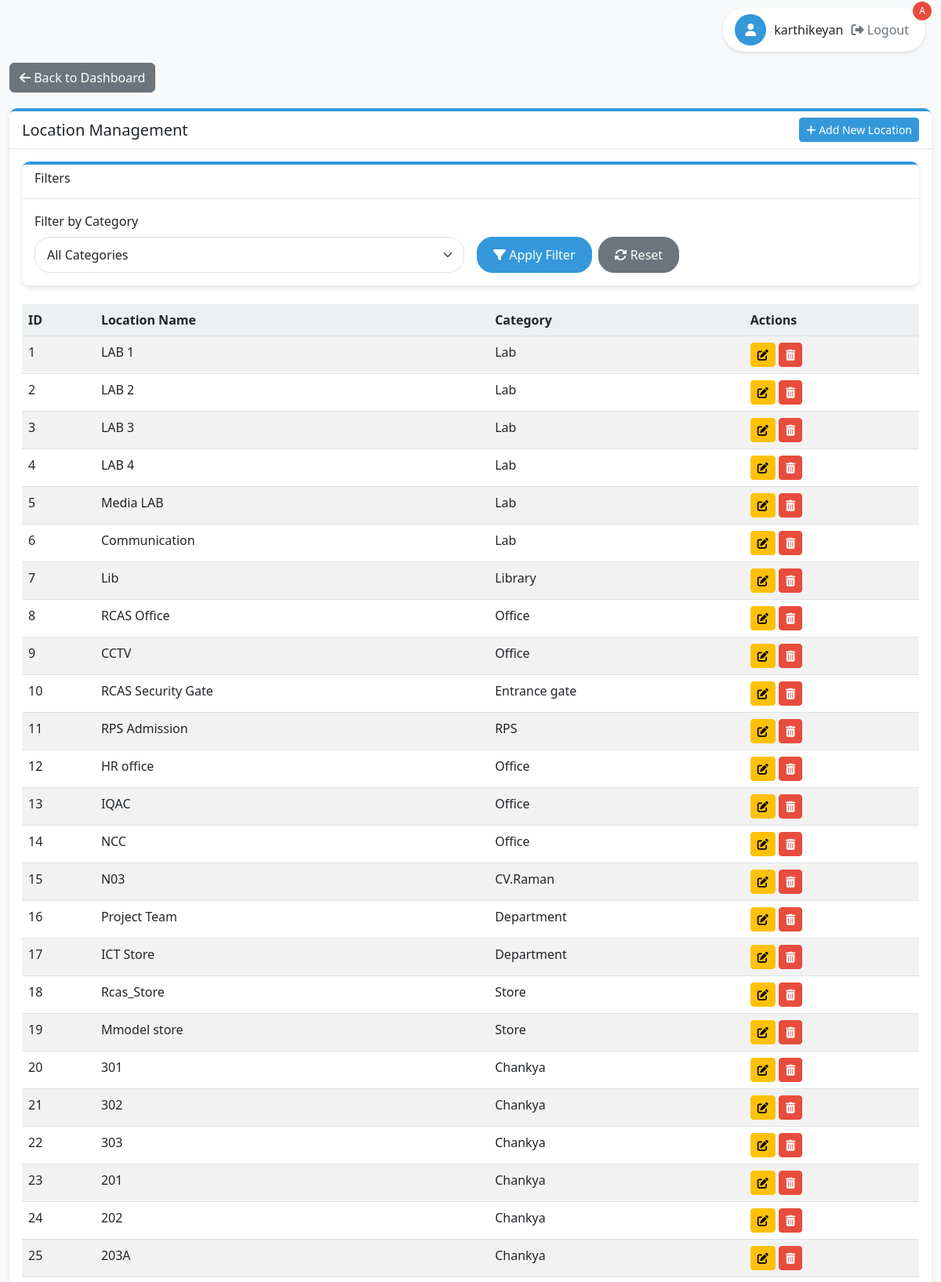
The app's page /manage_loc.php (signed in, upper part) with its own data.
### tables this page shows
CREATE TABLE `employee` (
  `emp_id` int(11) NOT NULL,
  `emp_code` varchar(20) DEFAULT NULL,
  `emp_name` varchar(100) DEFAULT NULL,
  `email` varchar(100) DEFAULT NULL,
  `password` varchar(255) DEFAULT NULL,
  `designation` enum('Lead','Sr SA','SA','IT_Admin','Lab_incharge','HOD','FI','User') DEFAULT NULL,
  `department` varchar(100) DEFAULT NULL,
  `status` enum('Active','Inactive') DEFAULT 'Active'
);

CREATE TABLE `location` (
  `location_id` int(11) NOT NULL,
  `location_name` varchar(100) DEFAULT NULL,
  `category_id` int(11) DEFAULT NULL
);

CREATE TABLE `asset_category` (
  `category_id` int(11) NOT NULL,
  `category_name` varchar(75) DEFAULT NULL
);

### manage_loc.php (the view, shortened to what this page needs)
<?php
require_once 'config.php';
$currentUserName = "User";
$user_designation = null;
$user_id = $_SESSION['user_id'];
$query = "SELECT emp_name, designation FROM employee WHERE emp_id = ?";
if ($stmt = $conn->prepare($query)) {
    $stmt->bind_param("i", $user_id);
    $stmt->execute();
    $result = $stmt->get_result();
    if ($result->num_rows > 0) {
        $user = $result->fetch_assoc();
        $currentUserName = $user['emp_name'];
        $user_designation = $user['designation'];
    }
}
$is_admin = in_array($user_designation, ['Lead', 'Sr SA', 'IT_Admin']);
$query = "
    SELECT l.*, c.category_name
    FROM location l
    LEFT JOIN asset_category c ON l.category_id = c.category_id
    ORDER BY l.location_id
";
$result = $conn->query($query);
$locations = [];
if ($result) {
    $locations = $result->fetch_all(MYSQLI_ASSOC);
}
?>
<!DOCTYPE html>
<html lang="en">
<head>
    <link href="https://cdn.jsdelivr.net/npm/bootstrap@5.3.0/dist/css/bootstrap.min.css" rel="stylesheet">
    <link rel="stylesheet" href="https://cdnjs.cloudflare.com/ajax/libs/font-awesome/6.4.0/css/all.min.css">
</head>
<body>
    <div class="user-info">
        <div class="user-icon">
            <i class="fas fa-user"></i>
            <?php if ($is_admin): ?>
                <span class="admin-badge">A</span>
            <?php endif; ?>
        </div>
        <div>
            <span><?php echo htmlspecialchars($currentUserName); ?></span>
            <form action="logout.php" method="post" style="display: inline;">
                <button type="submit" class="logout-btn">
                    <i class="fas fa-sign-out-alt"></i> Logout
                </button>
            </form>
        </div>
    </div>
    <div class="container">
        <div class="back-btn-container">
            <a href="dashboard.php" class="btn btn-secondary">
                <i class="fas fa-arrow-left"></i> Back to Dashboard
            </a>
        </div>
        <div class="card mb-4">
            <div class="card-header d-flex justify-content-between align-items-center">
                <h5 class="mb-0">Location Management</h5>
                <?php if ($is_admin): ?>
                    <a href="add_loc.php" class="btn btn-primary btn-sm">
                        <i class="fas fa-plus"></i> Add New Location
                    </a>
                <?php endif; ?>
            </div>
            <div class="card-body">
                <div class="card mb-4">
                    <div class="card-header">
                        <h6>Filters</h6>
                    </div>
                    <div class="card-body">
                        <form method="get" class="row g-3 filter-form">
                            <div class="col-md-6">
                                <label for="category_filter" class="form-label">Filter by Category</label>
                                <select class="form-select" id="category_filter" name="category_id">
                                    <option value="">All Categories</option>
                                </select>
                            </div>
                            <div class="col-md-6 d-flex align-items-end">
                                <button type="submit" class="btn btn-primary me-2">
                                    <i class="fas fa-filter"></i> Apply Filter
                                </button>
                                <a href="manage_loc.php" class="btn btn-secondary">
                                    <i class="fas fa-sync-alt"></i> Reset
                                </a>
                            </div>
                        </form>
                    </div>
                </div>
                <div class="table-responsive">
                    <table class="table table-striped table-hover">
                        <thead>
                            <tr>
                                <th>ID</th>
                                <th>Location Name</th>
                                <th>Category</th>
                                <th>Actions</th>
                            </tr>
                        </thead>
                        <tbody>
                            <?php foreach ($locations as $location): ?>
                                <tr>
                                    <td><?php echo htmlspecialchars($location['location_id']); ?></td>
                                    <td><?php echo htmlspecialchars($location['location_name']); ?></td>
                                    <td><?php echo htmlspecialchars($location['category_name'] ?? 'Uncategorized'); ?></td>
                                    <td class="action-btns">
                                        <?php if ($is_admin): ?>
                                            <a href="edit_loc.php?id=<?php echo $location['location_id']; ?>" class="btn btn-warning btn-sm" title="Edit">
                                                <i class="fas fa-edit"></i>
                                            </a>
                                            <a href="del_loc.php?id=<?php echo $location['location_id']; ?>"
                                               class="btn btn-danger btn-sm"
                                               title="Delete"
                                               onclick="return confirm('Are you sure you want to delete this location?')">
                                                <i class="fas fa-trash-alt"></i>
                                            </a>
                                        <?php endif; ?>
                                    </td>
                                </tr>
                            <?php endforeach; ?>
                        </tbody>
                    </table>
                </div>
            </div>
        </div>
    </div>
</body>
</html>

### manage_loc.php (style rules this page uses)
:root { --primary-color: #3498db; --secondary-color: #2980b9; --accent-color: #e74c3c; --light-color: #ecf0f1; --dark-color: #2c3e50; }
body { background-color: #f8f9fa; font-family: 'Segoe UI', Tahoma, Geneva, Verdana, sans-serif; padding-top: 60px; }
.container { max-width: 1200px; margin-top: 20px; }
.card { border-radius: 10px; box-shadow: 0 4px 6px rgba(0,0,0,0.1); border: none; border-top: 4px solid var(--primary-color); }
.card-header { background-color: white; border-bottom: 1px solid rgba(0,0,0,0.1); font-weight: 600; }
.table th { background-color: var(--light-color); }
.btn-primary { background-color: var(--primary-color); border-color: var(--primary-color); }
.btn-danger { background-color: var(--accent-color); border-color: var(--accent-color); }
.user-info { position: fixed; top: 10px; right: 20px; display: flex; align-items: center; gap: 10px; background-color: white; padding: 8px 15px; border-radius: 30px; box-shadow: 0 2px 5px rgba(0,0,0,0.1); z-index: 1000; }
.user-icon { width: 40px; height: 40px; background-color: var(--primary-color); color: white; border-radius: 50%; display: flex; align-items: center; justify-content: center; }
.logout-btn { background: none; border: none; color: #6c757d; cursor: pointer; transition: color 0.3s; }
.admin-badge { position: absolute; top: -8px; right: -8px; background-color: var(--accent-color); color: white; border-radius: 50%; width: 24px; height: 24px; display: flex; align-items: center; justify-content: center; font-size: 12px; }
.action-btns .btn { padding: 0.25rem 0.5rem; font-size: 0.875rem; }
.back-btn-container { margin-bottom: 20px; }
.filter-form .form-select { border-radius: 20px; padding: 10px 15px; }
.filter-form .btn { border-radius: 20px; padding: 10px 20px; }

### records on screen
employee: emp_name "karthikeyan"
location: location_id "1", location_name "LAB 1", category.category_name "Lab"
location: location_id "2", location_name "LAB 2", category.category_name "Lab"
location: location_id "3", location_name "LAB 3", category.category_name "Lab"
location: location_id "4", location_name "LAB 4", category.category_name "Lab"
location: location_id "5", location_name "Media LAB", category.category_name "Lab"
location: location_id "6", location_name "Communication", category.category_name "Lab"
location: location_id "7", location_name "Lib", category.category_name "Library"
location: location_id "8", location_name "RCAS Office", category.category_name "Office"
location: location_id "9", location_name "CCTV", category.category_name "Office"
location: location_id "10", location_name "RCAS Security Gate", category.category_name "Entrance gate"
location: location_id "11", location_name "RPS Admission", category.category_name "RPS"
location: location_id "12", location_name "HR office", category.category_name "Office"
location: location_id "13", location_name "IQAC", category.category_name "Office"
location: location_id "14", location_name "NCC", category.category_name "Office"
location: location_id "15", location_name "N03", category.category_name "CV.Raman"
location: location_id "16", location_name "Project Team", category.category_name "Department"
location: location_id "17", location_name "ICT Store", category.category_name "Department"
location: location_id "18", location_name "Rcas_Store", category.category_name "Store"
location: location_id "19", location_name "Mmodel store", category.category_name "Store"
location: location_id "20", location_name "301", category.category_name "Chankya"
location: location_id "21", location_name "302", category.category_name "Chankya"
location: location_id "22", location_name "303", category.category_name "Chankya"
location: location_id "23", location_name "201", category.category_name "Chankya"
location: location_id "24", location_name "202", category.category_name "Chankya"
location: location_id "25", location_name "203A", category.category_name "Chankya"
